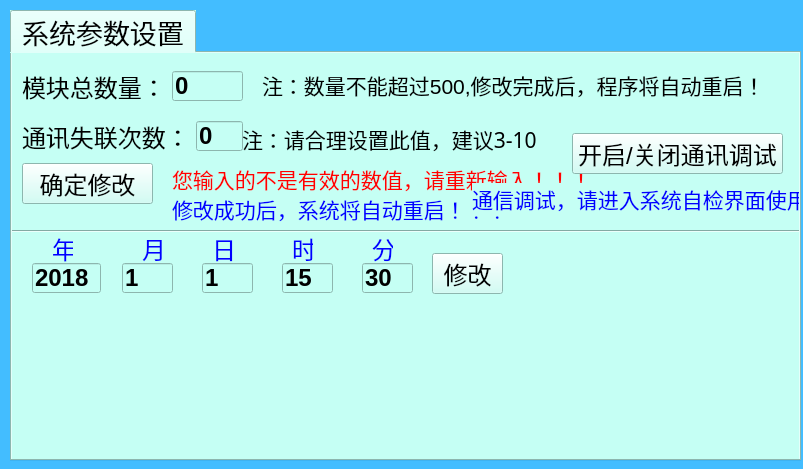
<?xml version="1.0" encoding="UTF-8"?>
<ui version="4.0">
 <class>Form_Set_Pra</class>
 <widget class="QWidget" name="Form_Set_Pra">
  <property name="geometry">
   <rect>
    <x>0</x>
    <y>0</y>
    <width>803</width>
    <height>469</height>
   </rect>
  </property>
  <property name="windowTitle">
   <string>Form</string>
  </property>
  <property name="styleSheet">
   <string notr="true">background-color: rgb(67, 189, 255);</string>
  </property>
  <widget class="QTabWidget" name="tabWidget">
   <property name="geometry">
    <rect>
     <x>10</x>
     <y>10</y>
     <width>791</width>
     <height>451</height>
    </rect>
   </property>
   <property name="minimumSize">
    <size>
     <width>0</width>
     <height>35</height>
    </size>
   </property>
   <property name="font">
    <font>
     <pointsize>20</pointsize>
    </font>
   </property>
   <property name="styleSheet">
    <string notr="true">background-color: rgb(197, 255, 244);</string>
   </property>
   <property name="currentIndex">
    <number>0</number>
   </property>
   <widget class="QWidget" name="tab_sys">
    <attribute name="title">
     <string>系统参数设置</string>
    </attribute>
    <widget class="QPushButton" name="pushButton">
     <property name="geometry">
      <rect>
       <x>10</x>
       <y>110</y>
       <width>131</width>
       <height>41</height>
      </rect>
     </property>
     <property name="font">
      <font>
       <pointsize>18</pointsize>
      </font>
     </property>
     <property name="text">
      <string>确定修改</string>
     </property>
    </widget>
    <widget class="QLabel" name="label_2">
     <property name="geometry">
      <rect>
       <x>250</x>
       <y>10</y>
       <width>511</width>
       <height>44</height>
      </rect>
     </property>
     <property name="font">
      <font>
       <pointsize>16</pointsize>
      </font>
     </property>
     <property name="text">
      <string>注：数量不能超过500,修改完成后，程序将自动重启！</string>
     </property>
    </widget>
    <widget class="QWidget" name="horizontalLayoutWidget">
     <property name="geometry">
      <rect>
       <x>10</x>
       <y>10</y>
       <width>221</width>
       <height>46</height>
      </rect>
     </property>
     <layout class="QHBoxLayout" name="horizontalLayout">
      <item>
       <widget class="QLabel" name="label">
        <property name="font">
         <font>
          <pointsize>18</pointsize>
         </font>
        </property>
        <property name="text">
         <string>模块总数量：</string>
        </property>
       </widget>
      </item>
      <item>
       <widget class="QLineEdit" name="lineEdit">
        <property name="maximumSize">
         <size>
          <width>80</width>
          <height>30</height>
         </size>
        </property>
        <property name="font">
         <font>
          <pointsize>18</pointsize>
          <weight>75</weight>
          <bold>true</bold>
         </font>
        </property>
        <property name="text">
         <string>0</string>
        </property>
       </widget>
      </item>
     </layout>
    </widget>
    <widget class="QLabel" name="label_3">
     <property name="geometry">
      <rect>
       <x>160</x>
       <y>110</y>
       <width>431</width>
       <height>31</height>
      </rect>
     </property>
     <property name="font">
      <font>
       <family>文泉驿微米黑</family>
       <pointsize>16</pointsize>
      </font>
     </property>
     <property name="styleSheet">
      <string notr="true">color: rgb(255, 0, 0);</string>
     </property>
     <property name="text">
      <string>您输入的不是有效的数值，请重新输入！！！</string>
     </property>
    </widget>
    <widget class="QLabel" name="label_5">
     <property name="geometry">
      <rect>
       <x>230</x>
       <y>70</y>
       <width>661</width>
       <height>31</height>
      </rect>
     </property>
     <property name="font">
      <font>
       <family>文泉驿微米黑</family>
       <pointsize>16</pointsize>
      </font>
     </property>
     <property name="text">
      <string>注：请合理设置此值，建议3-10</string>
     </property>
    </widget>
    <widget class="QLabel" name="label_6">
     <property name="geometry">
      <rect>
       <x>160</x>
       <y>140</y>
       <width>371</width>
       <height>31</height>
      </rect>
     </property>
     <property name="font">
      <font>
       <family>文泉驿微米黑</family>
       <pointsize>16</pointsize>
      </font>
     </property>
     <property name="styleSheet">
      <string notr="true">color: rgb(0, 0, 255);</string>
     </property>
     <property name="text">
      <string>修改成功后，系统将自动重启！！！</string>
     </property>
    </widget>
    <widget class="QWidget" name="horizontalLayoutWidget_2">
     <property name="geometry">
      <rect>
       <x>10</x>
       <y>60</y>
       <width>221</width>
       <height>46</height>
      </rect>
     </property>
     <layout class="QHBoxLayout" name="horizontalLayout_2">
      <item>
       <widget class="QLabel" name="label_4">
        <property name="font">
         <font>
          <pointsize>18</pointsize>
         </font>
        </property>
        <property name="text">
         <string>通讯失联次数：</string>
        </property>
       </widget>
      </item>
      <item>
       <widget class="QLineEdit" name="lineEdit_2">
        <property name="maximumSize">
         <size>
          <width>100</width>
          <height>30</height>
         </size>
        </property>
        <property name="font">
         <font>
          <pointsize>18</pointsize>
          <weight>75</weight>
          <bold>true</bold>
         </font>
        </property>
        <property name="text">
         <string>0</string>
        </property>
       </widget>
      </item>
     </layout>
    </widget>
    <widget class="Line" name="line">
     <property name="geometry">
      <rect>
       <x>0</x>
       <y>170</y>
       <width>801</width>
       <height>16</height>
      </rect>
     </property>
     <property name="orientation">
      <enum>Qt::Horizontal</enum>
     </property>
    </widget>
    <widget class="QPushButton" name="But_sj">
     <property name="geometry">
      <rect>
       <x>420</x>
       <y>200</y>
       <width>71</width>
       <height>41</height>
      </rect>
     </property>
     <property name="font">
      <font>
       <family>文泉驿微米黑</family>
       <pointsize>18</pointsize>
      </font>
     </property>
     <property name="text">
      <string>修改</string>
     </property>
    </widget>
    <widget class="QPushButton" name="pushButton_8">
     <property name="geometry">
      <rect>
       <x>560</x>
       <y>80</y>
       <width>211</width>
       <height>41</height>
      </rect>
     </property>
     <property name="font">
      <font>
       <pointsize>18</pointsize>
      </font>
     </property>
     <property name="text">
      <string>开启/关闭通讯调试</string>
     </property>
    </widget>
    <widget class="QLabel" name="label_8">
     <property name="geometry">
      <rect>
       <x>460</x>
       <y>130</y>
       <width>351</width>
       <height>31</height>
      </rect>
     </property>
     <property name="font">
      <font>
       <pointsize>16</pointsize>
      </font>
     </property>
     <property name="styleSheet">
      <string notr="true">color: rgb(0, 0, 255);</string>
     </property>
     <property name="text">
      <string>通信调试，请进入系统自检界面使用</string>
     </property>
    </widget>
    <widget class="QLabel" name="label_15">
     <property name="geometry">
      <rect>
       <x>40</x>
       <y>180</y>
       <width>21</width>
       <height>31</height>
      </rect>
     </property>
     <property name="font">
      <font>
       <family>文泉驿微米黑</family>
       <pointsize>18</pointsize>
      </font>
     </property>
     <property name="styleSheet">
      <string notr="true">color: rgb(0, 0, 255);</string>
     </property>
     <property name="text">
      <string>年</string>
     </property>
    </widget>
    <widget class="QLabel" name="label_16">
     <property name="geometry">
      <rect>
       <x>130</x>
       <y>180</y>
       <width>21</width>
       <height>31</height>
      </rect>
     </property>
     <property name="font">
      <font>
       <family>文泉驿微米黑</family>
       <pointsize>18</pointsize>
      </font>
     </property>
     <property name="styleSheet">
      <string notr="true">color: rgb(0, 0, 255);</string>
     </property>
     <property name="text">
      <string>月</string>
     </property>
    </widget>
    <widget class="QLabel" name="label_17">
     <property name="geometry">
      <rect>
       <x>200</x>
       <y>180</y>
       <width>21</width>
       <height>31</height>
      </rect>
     </property>
     <property name="font">
      <font>
       <family>文泉驿微米黑</family>
       <pointsize>18</pointsize>
      </font>
     </property>
     <property name="styleSheet">
      <string notr="true">color: rgb(0, 0, 255);</string>
     </property>
     <property name="text">
      <string>日</string>
     </property>
    </widget>
    <widget class="QLabel" name="label_18">
     <property name="geometry">
      <rect>
       <x>280</x>
       <y>180</y>
       <width>21</width>
       <height>31</height>
      </rect>
     </property>
     <property name="font">
      <font>
       <family>文泉驿微米黑</family>
       <pointsize>18</pointsize>
      </font>
     </property>
     <property name="styleSheet">
      <string notr="true">color: rgb(0, 0, 255);</string>
     </property>
     <property name="text">
      <string>时</string>
     </property>
    </widget>
    <widget class="QLabel" name="label_19">
     <property name="geometry">
      <rect>
       <x>360</x>
       <y>180</y>
       <width>21</width>
       <height>31</height>
      </rect>
     </property>
     <property name="font">
      <font>
       <family>文泉驿微米黑</family>
       <pointsize>18</pointsize>
      </font>
     </property>
     <property name="styleSheet">
      <string notr="true">color: rgb(0, 0, 255);</string>
     </property>
     <property name="text">
      <string>分</string>
     </property>
    </widget>
    <widget class="QLineEdit" name="Le_year">
     <property name="geometry">
      <rect>
       <x>20</x>
       <y>210</y>
       <width>69</width>
       <height>30</height>
      </rect>
     </property>
     <property name="maximumSize">
      <size>
       <width>80</width>
       <height>30</height>
      </size>
     </property>
     <property name="font">
      <font>
       <pointsize>18</pointsize>
       <weight>75</weight>
       <bold>true</bold>
      </font>
     </property>
     <property name="text">
      <string>2018</string>
     </property>
    </widget>
    <widget class="QLineEdit" name="Le_mon">
     <property name="geometry">
      <rect>
       <x>110</x>
       <y>210</y>
       <width>51</width>
       <height>30</height>
      </rect>
     </property>
     <property name="maximumSize">
      <size>
       <width>80</width>
       <height>30</height>
      </size>
     </property>
     <property name="font">
      <font>
       <pointsize>18</pointsize>
       <weight>75</weight>
       <bold>true</bold>
      </font>
     </property>
     <property name="text">
      <string>1</string>
     </property>
    </widget>
    <widget class="QLineEdit" name="Le_day">
     <property name="geometry">
      <rect>
       <x>190</x>
       <y>210</y>
       <width>51</width>
       <height>30</height>
      </rect>
     </property>
     <property name="maximumSize">
      <size>
       <width>80</width>
       <height>30</height>
      </size>
     </property>
     <property name="font">
      <font>
       <pointsize>18</pointsize>
       <weight>75</weight>
       <bold>true</bold>
      </font>
     </property>
     <property name="text">
      <string>1</string>
     </property>
    </widget>
    <widget class="QLineEdit" name="Le_time">
     <property name="geometry">
      <rect>
       <x>270</x>
       <y>210</y>
       <width>51</width>
       <height>30</height>
      </rect>
     </property>
     <property name="maximumSize">
      <size>
       <width>80</width>
       <height>30</height>
      </size>
     </property>
     <property name="font">
      <font>
       <pointsize>18</pointsize>
       <weight>75</weight>
       <bold>true</bold>
      </font>
     </property>
     <property name="text">
      <string>15</string>
     </property>
    </widget>
    <widget class="QLineEdit" name="Le_min">
     <property name="geometry">
      <rect>
       <x>350</x>
       <y>210</y>
       <width>51</width>
       <height>30</height>
      </rect>
     </property>
     <property name="maximumSize">
      <size>
       <width>80</width>
       <height>30</height>
      </size>
     </property>
     <property name="font">
      <font>
       <pointsize>18</pointsize>
       <weight>75</weight>
       <bold>true</bold>
      </font>
     </property>
     <property name="text">
      <string>30</string>
     </property>
    </widget>
   </widget>
  </widget>
 </widget>
 <resources/>
 <connections/>
</ui>
